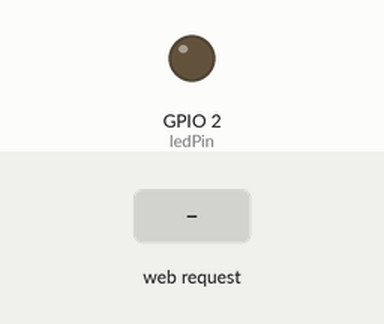
Recording of a sketch running on a simulated ESP32. Parts: output pins drawn as LEDs (lit = HIGH). The inputs (shaded band) are chosen by the test bench. WiFi joins after 1.5 s; servers stay silent unless stated; what the sketch prints to the serial monitor is not drawn.

Above: at 4.2 s.
4.3 s: HTTP request GET /on received
At 5.5 s:
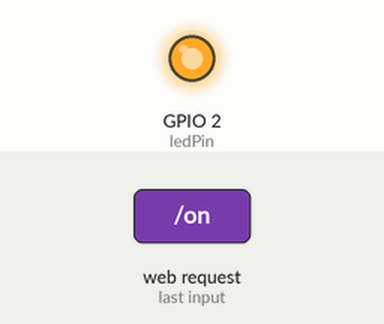
5.8 s: HTTP request GET /off received
At 6.8 s:
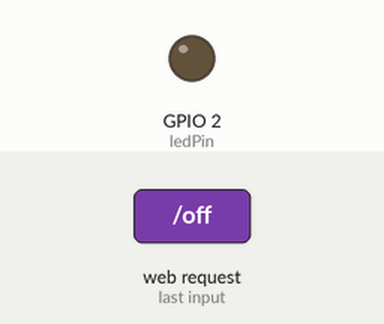
Timing chart, 0 to 8.8 s (numbered marks = the images above; inputs shaded):
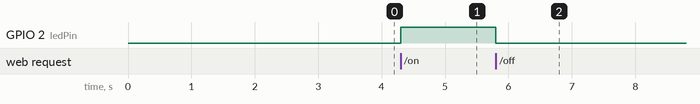

Measured:
- after the input at 4.3 s, GPIO 2 (ledPin): LOW → HIGH at once
- after the input at 5.8 s, GPIO 2 (ledPin): HIGH → LOW at once

The sketch:

Web_Server_LED_Control.ino
```cpp
#include <WiFi.h>
#include <WebServer.h>

const char* ssid = "Galaxy A14 2869";
const char* password = "kzt9qeau6yxtbnx";

WebServer server(80);

const int ledPin = 2;

void setup() {
  Serial.begin(115200);
  delay(1000);  // Allow serial communication to establish

  WiFi.begin(ssid, password);
  while (WiFi.status() != WL_CONNECTED) {
    delay(1000);
    Serial.println("Connecting to WiFi...");
  }
  Serial.println("Connected to WiFi");
  Serial.print("IP address: ");
  Serial.println(WiFi.localIP());

  pinMode(ledPin, OUTPUT);
  digitalWrite(ledPin, LOW);  // Ensure LED is initially off

  server.on("/", HTTP_GET, []() {
    String html = "<html><head><meta name=\"viewport\" content=\"width=device-width, initial-scale=1.0\">";
    html += "<script>function sendRequest(url) { var xhr = new XMLHttpRequest(); xhr.open('GET', url, true); xhr.send(); }</script>";
    html += "</head><body style=\"font-family: Arial, sans-serif; text-align: center;\">";

    // Styles des boutons
    html += "<style>.button { padding: 10px 20px; font-size: 18px; text-decoration: none; margin: 10px; cursor: pointer; border-radius: 5px; }";
    html += ".button-on { background-color: #4CAF50; color: white; } .button-off { background-color: #f44336; color: white; }</style>";

    // Contenu de la page
    html += "<h1>Serveur Web ESP32</h1>";
    html += "<div>";
    html += "<button class=\"button button-on\" onclick=\"sendRequest('/on')\">Allumer la LED</button>";
    html += "<button class=\"button button-off\" onclick=\"sendRequest('/off')\">Eteindre la LED</button>";
    html += "<p id=\"statusMessage\"></p>";
    html += "</div>";

    // Script JavaScript pour mettre à jour le message d'état
    html += "<script>function updateStatusMessage(message) { document.getElementById('statusMessage').textContent = message; }</script>";

    html += "</body></html>";
    server.send(200, "text/html", html);
  });

  server.on("/on", HTTP_GET, []() {
    digitalWrite(ledPin, HIGH);  // Allumer la LED
    server.send(200, "text/plain", "LED allumée");
    delay(100);  // Délai pour laisser le temps à la réponse de se terminer
  });

  server.on("/off", HTTP_GET, []() {
    digitalWrite(ledPin, LOW);  // Éteindre la LED
    server.send(200, "text/plain", "LED éteinte");
    delay(100);  // Délai pour laisser le temps à la réponse de se terminer
  });

  server.begin();
  Serial.println("HTTP server started");
}

void loop() {
  server.handleClient();
}
```
